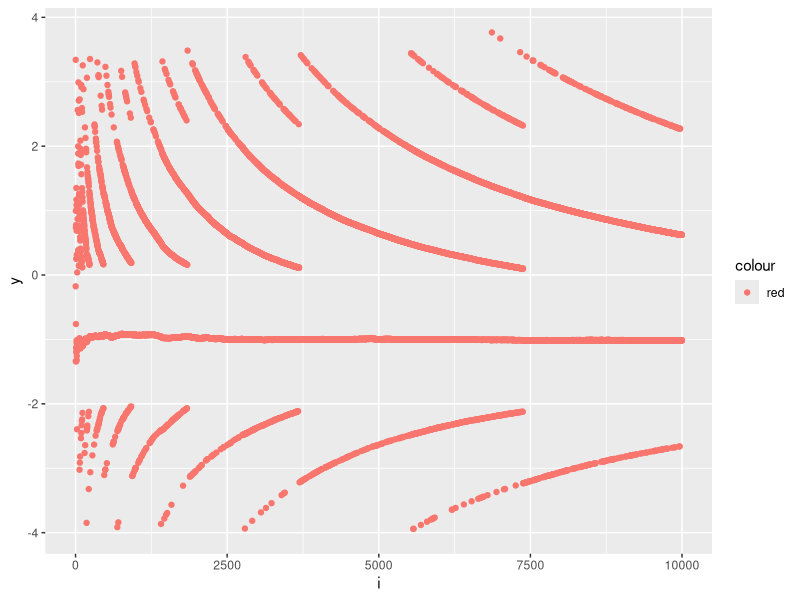
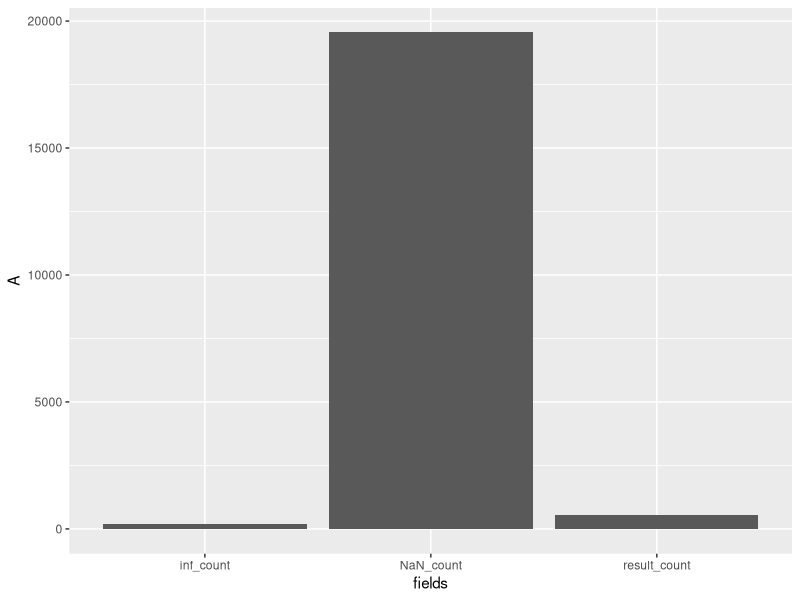
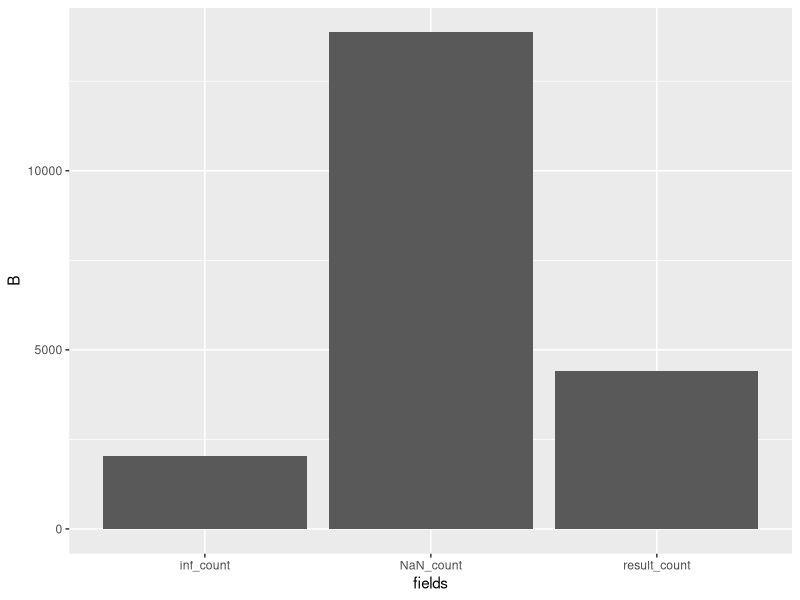
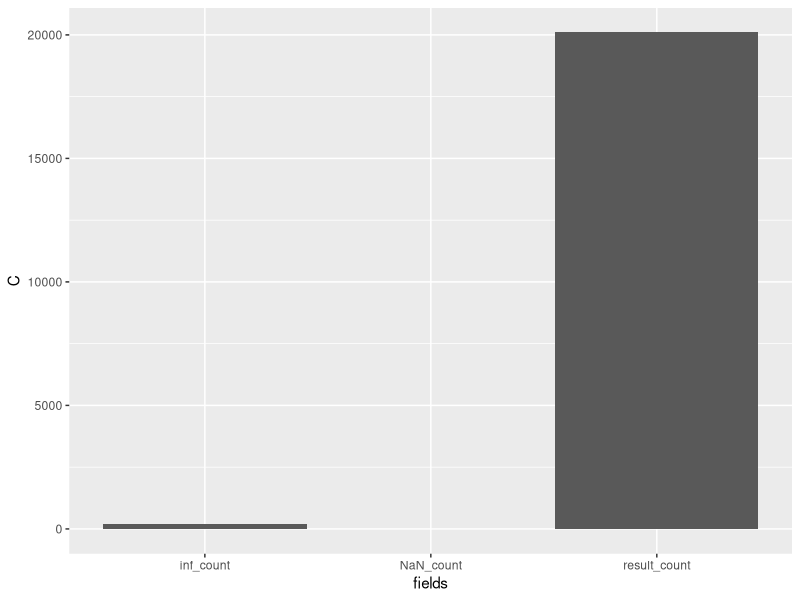

The R script that drew these images, in order:
## ---- chunk 1
library(ggplot2)
options(digits = 22)
knitr::opts_chunk$set(echo = TRUE)
## ---- chunk 2
x1 <-  1/3
x2 <- 1/4
if (x1 - x2 == 1/12) {
  print("Subtraction is correct") 
  } else {
    print("Subtraction is wrong")
  }
## ---- chunk 3
x1 <-  1/3
x2 <- 1/4
x3 <- 1/12

x1
x2
x3
x1-x2
## ---- chunk 4
x1 <- 1
x2 <- 1/2
if (x1 - x2 == 1/2) {
  print("Subtraction is correct") 
} else {
    print("Subtraction is wrong") 
  }

## ---- chunk 5
x1 <-  1/3
x2 <- 1/4
x_res <- (x1^2 - x2^2)/(x1+x2)
if (x_res == 1/12) {
  print("Subtraction is correct") 
  } else {
    print("Subtraction is wrong")
  }
## ---- chunk 6
derivative_function <- function(x = 2, epsilon = 10**-15) {
  derivative_1 <- ((x + epsilon) - x) / epsilon
  return(derivative_1)
}

derivative_function(x=1)
derivative_function(x=1000)

## ---- chunk 7
myvar <- function(x) {
  n <- length(x)
  variance <- 1/(n-1)*(sum(x^2) - 1/n*(sum(x)^2))
  return(variance)
}

vec_x <- rnorm(n = 10000, mean = 5, sd = 1)

myvar(vec_x)
var(vec_x)
## ---- chunk 8

myvar <- function(x) {
  n <- length(x)
  variance <- 1/(n-1)*(sum(x^2) - 1/n*(sum(x)^2))
  return(variance)
}
x <- rnorm(n = 10000, mean = 10^8, sd = 1)
y<- c()
for (i in 1:length(x)) {
  y[i] = myvar(x[1:i]) - var(x[1:i])
} 
i = 1:10000
ggplot() + 
  geom_point(aes(x = i, y = y, color = "red"))
## ---- chunk 9
myvar_corrected <- function(x) {
  n = length(x)
  variance = 1/(n-1) * sum((x - mean(x))^2)
  return(variance)
}
vec_x <- rnorm(n = 10000, mean = 5, sd = 1)
myvar_corrected(vec_x)
var(vec_x)
myvar(vec_x)
## ---- chunk 10
n = 1
k = 0

A <- prod(1:n) / (prod(1:k) * prod(1:(n-k)))
B <- prod((k+1):n) / prod(1:(n-k))
C <- prod(((k+1):n) / (1:(n-k)))

A
B
C
## ---- chunk 11
n = 0
k = 0

A <- prod(1:n) / (prod(1:k) * prod(1:(n-k)))
B <- prod((k+1):n) / prod(1:(n-k))
C <- prod(((k+1):n) / (1:(n-k)))

A
B
C
## ---- chunk 12
sample_n <- seq(0, 1000, by = 5)
sample_k <- seq(0, 1000, by = 5)

mat_A <- matrix(NA, nrow = length(sample_n), ncol = length(sample_k))
for (i in 1:length(sample_n)) {
  for (j in 1:length(sample_k)) {
    if (sample_k[j] <= sample_n[i]) {
      mat_A[i,j] = prod(1:sample_n[i]) / (prod(1:sample_k[j]) * prod(1:(sample_n[i] - sample_k[j])))
    }
  }
}
colnames(mat_A) <- sample_k
rownames(mat_A) <- sample_n

mat_B <- matrix(NA, nrow = length(sample_n), ncol = length(sample_k))
for (i in 1:length(sample_n)) {
  for (j in 1:length(sample_k)) {
    if (sample_k[j] <= sample_n[i]) {
      mat_B[i,j] = prod((sample_k[j] + 1):sample_n[i]) / (prod(1:(sample_n[i] - sample_k[j])))
    }
  }
}
colnames(mat_B) <- sample_k
rownames(mat_B) <- sample_n

mat_C <- matrix(NA, nrow = length(sample_n), ncol = length(sample_k))
for (i in 1:length(sample_n)) {
  for (j in 1:length(sample_k)) {
    if (sample_k[j] <= sample_n[i]) {
      mat_C[i,j] = prod(((sample_k[j] + 1):sample_n[i]) / (1:(sample_n[i] - sample_k[j])))
    }
  }
}
colnames(mat_C) <- sample_k
rownames(mat_C) <- sample_n

## ---- chunk 13
sample_n <- seq(0, 1000, by = 5)
sample_k <- seq(0, 1000, by = 5)

mat_A <- matrix(NA, nrow = length(sample_n), ncol = length(sample_k))
for (i in 1:length(sample_n)) {
  for (j in 1:length(sample_k)) {
    if (sample_k[j] <= sample_n[i]) {
      mat_A[i,j] = prod(1:sample_n[i]) / (prod(1:sample_k[j]) * prod(1:(sample_n[i] - sample_k[j])))
    }
  }
}
colnames(mat_A) <- sample_k
rownames(mat_A) <- sample_n

mat_B <- matrix(NA, nrow = length(sample_n), ncol = length(sample_k))
for (i in 1:length(sample_n)) {
  for (j in 1:length(sample_k)) {
    if (sample_k[j] <= sample_n[i]) {
      mat_B[i,j] = prod((sample_k[j] + 1):sample_n[i]) / (prod(1:(sample_n[i] - sample_k[j])))
    }
  }
}
colnames(mat_B) <- sample_k
rownames(mat_B) <- sample_n

mat_C <- matrix(NA, nrow = length(sample_n), ncol = length(sample_k))
for (i in 1:length(sample_n)) {
  for (j in 1:length(sample_k)) {
    if (sample_k[j] <= sample_n[i]) {
      mat_C[i,j] = prod(((sample_k[j] + 1):sample_n[i]) / (1:(sample_n[i] - sample_k[j])))
    }
  }
}
colnames(mat_C) <- sample_k
rownames(mat_C) <- sample_n

mat_elements = 201*201

na_count_A <- sum(is.na(mat_A))   
inf_count_A <- sum(is.infinite(mat_A)) 
nan_count_A <- sum(is.nan(mat_A))
result_count_A <- mat_elements - na_count_A - inf_count_A
# n_max_A <- 170
# k_max_A <- 165

na_count_B <- sum(is.na(mat_B))   
inf_count_B <- sum(is.infinite(mat_B)) 
nan_count_B <- sum(is.nan(mat_B))
result_count_B <- mat_elements - na_count_B - inf_count_B
# n_max_B <- 1000
# k_max_B <- 995

na_count_C <- sum(is.na(mat_C))   
inf_count_C <- sum(is.infinite(mat_C)) 
nan_count_C <- sum(is.nan(mat_C))
result_count_C <- mat_elements - na_count_C - inf_count_C
# n_max_C <- 1000
# k_max_C <- 995

vis_df <- data.frame(fields = c("result_count", "inf_count", "NaN_count"),
                     A = c(result_count_A, inf_count_A, nan_count_A),
                     B = c(result_count_B, inf_count_B, nan_count_B),
                     C = c(result_count_C, inf_count_C, nan_count_C))

vis_df_1 <- tidyr::gather(vis_df, key = "fields", value =  "formula", 2:4)


p1 <- ggplot(vis_df, aes(fields, A)) + geom_bar(stat='identity')
p2 <- ggplot(vis_df, aes(fields, B)) + geom_bar(stat='identity')
p3 <- ggplot(vis_df, aes(fields, C)) + geom_bar(stat='identity')
p1
p2
p3 
